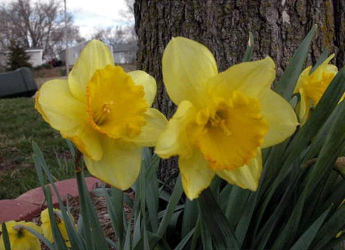
#> input picture week3/w3data/flower1.jpg, 345 x 250 px
$ python Jalphablend.py
#> lines starting #> are read from the running program, lines starting #| are printed output that depends on the picture
"""
Created by Dr. Mufleh Al-Shatnawi
Copyright (c) 2021 Dr. Mufleh Al-Shatnawi. All rights reserved.

Read an image and perform pixel transformation

Blending images
"""
import cv2

import numpy as np

if __name__ == '__main__':
    # img = cv2.imread("./w3data/messi5.jpg", cv2.IMREAD_REDUCED_COLOR_2)

    # imgsrc1 = cv2.imread("./w3data/flower5.jpg", cv2.IMREAD_REDUCED_COLOR_2)
    # imgsrc2 = cv2.imread("./w3data/flower8.jpg", cv2.IMREAD_REDUCED_COLOR_2)

    imgsrc1 = cv2.imread("./w3data/flower1.jpg", cv2.IMREAD_REDUCED_COLOR_2)
#> imgsrc1 is the input picture: shape (250, 345, 3); mean B, G, R 50.7, 90.8, 97.5
    imgsrc2 = cv2.imread("./w3data/flower8.jpg", cv2.IMREAD_REDUCED_COLOR_2)
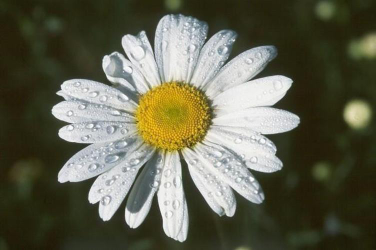
#> input picture week3/w3data/flower8.jpg, 376 x 250 px
#> imgsrc2 is the input picture: shape (250, 376, 3); mean B, G, R 80, 99.1, 99

    ## resize one of the images to match the other one
    imgsrc2 = cv2.resize(imgsrc2, imgsrc1.shape[1::-1])
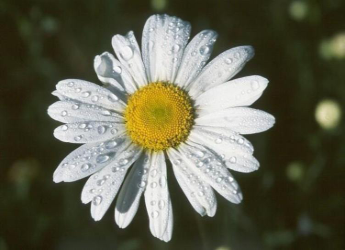
#> imgsrc2: shape (250, 345, 3); mean B, G, R 80, 99.1, 99
    cv2.imshow('image src1', imgsrc1)
    cv2.imshow('image src2', imgsrc2)
    # img = cv2.imread("./w3data/opencv-logo50.png", cv2.IMREAD_COLOR)
    print(imgsrc1.shape)
#| (250, 345, 3)
    print(imgsrc2.shape)
#| (250, 345, 3)

    imgdst2 = cv2.addWeighted(imgsrc1, 0.2, imgsrc2, 0.4, 0)
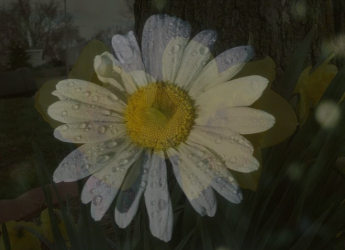
#> imgdst2: shape (250, 345, 3); mean B, G, R 42.2, 57.8, 59.1
    cv2.imshow('blend Alp=0.2,.4', imgdst2)
    imgdst4 = cv2.addWeighted(imgsrc1, 0.4, imgsrc2, 0.4, 0)
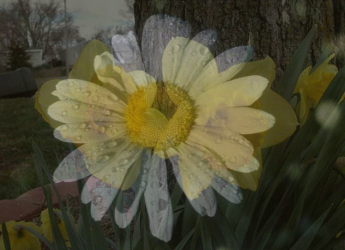
#> imgdst4: shape (250, 345, 3); mean B, G, R 52.3, 76, 78.6
    cv2.imshow('blend Alp=0.4,.4', imgdst4)
    imgdst5 = cv2.addWeighted(imgsrc1, 0.5, imgsrc2, 0.4, 0)
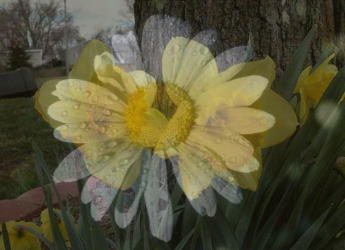
#> imgdst5: shape (250, 345, 3); mean B, G, R 57.4, 85, 88.3
    cv2.imshow('blend Alp=0.5,.4', imgdst5)
    imgdst8 = cv2.addWeighted(imgsrc1, 0.8, imgsrc2, 0.4, 0)
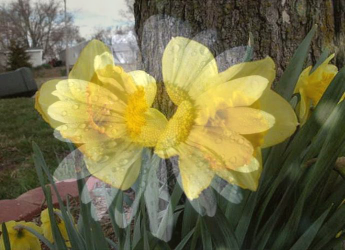
#> imgdst8: shape (250, 345, 3); mean B, G, R 72.6, 112.3, 117.6
    cv2.imshow('blend Alp=0.8,.4', imgdst8)
    imgdst1 = cv2.addWeighted(imgsrc1, 1, imgsrc2, 0.4, 0)
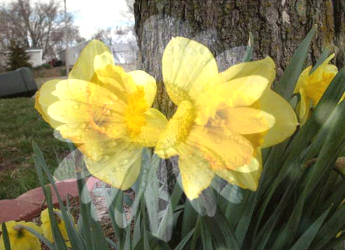
#> imgdst1: shape (250, 345, 3); mean B, G, R 82.6, 129.9, 135.5
    cv2.imshow('blend Alp=1,.4', imgdst1)
    cv2.waitKey(0)
    cv2.destroyAllWindows()
